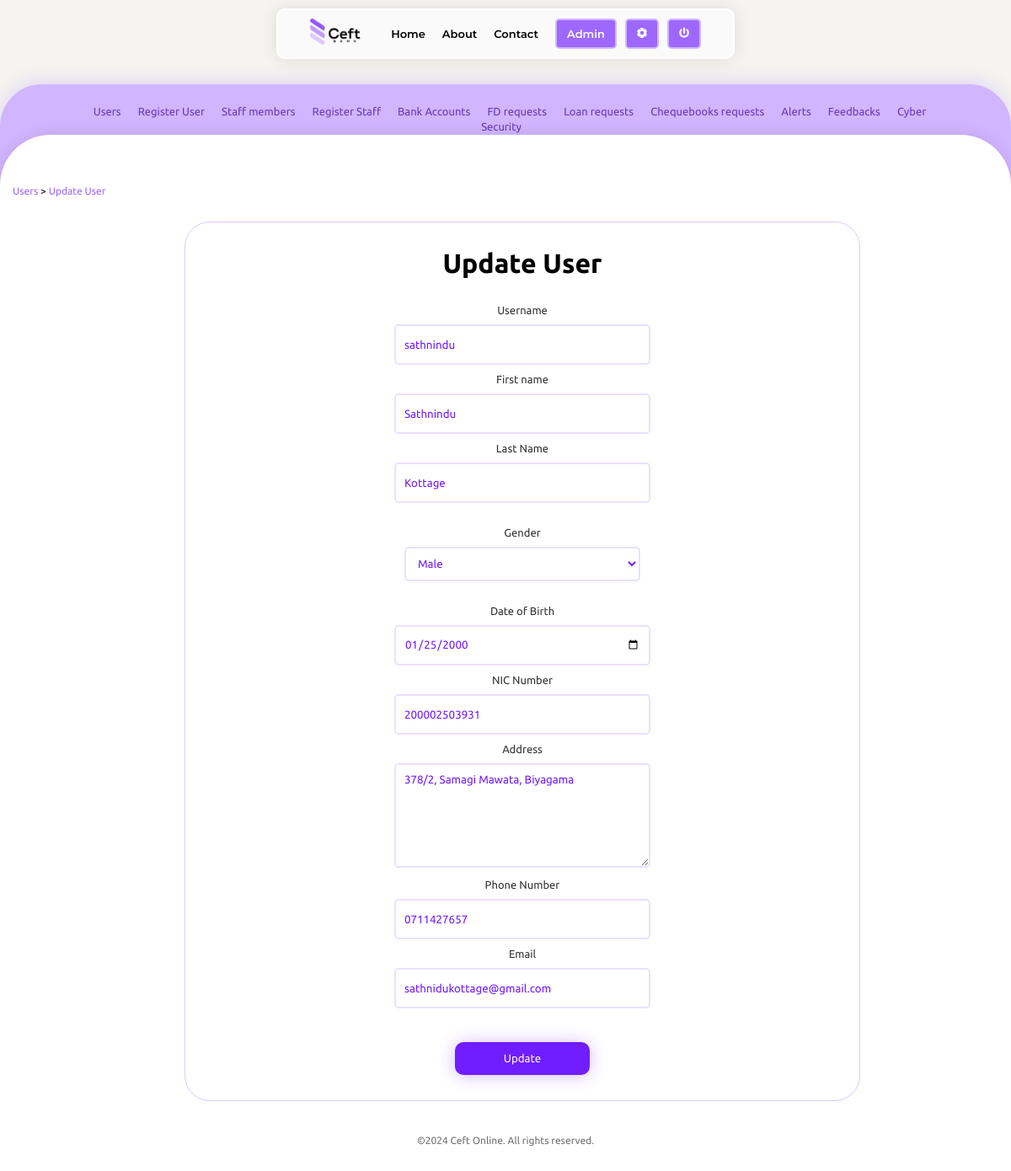
Screenshot of /admin/update_user.php?uid=32 (signed in) with the database file from the repository.
### tables this page shows
CREATE TABLE `user` (
  `uid` int(11) NOT NULL,
  `username` varchar(50) NOT NULL,
  `password` varchar(200) NOT NULL,
  `fname` varchar(50) NOT NULL,
  `lname` varchar(50) NOT NULL,
  `nic` varchar(12) NOT NULL,
  `gender` varchar(6) NOT NULL,
  `dob` date NOT NULL,
  `address` varchar(100) NOT NULL,
  `phone` varchar(10) NOT NULL,
  `email` varchar(50) NOT NULL,
  `role` varchar(10) NOT NULL,
  `join_date` datetime NOT NULL DEFAULT CURRENT_TIMESTAMP
);

### admin/update_user.php (the view, shortened to what this page needs)
<?php
$uid = filter_var($_GET['uid'], FILTER_SANITIZE_NUMBER_INT);
include_once('../backend/connection.php');
$query = "SELECT uid, username, fname, lname, nic, gender, dob, address, phone, email FROM user WHERE uid = '$uid' AND role = 'customer' LIMIT 1";
$result = mysqli_query($conn, $query);
$row = mysqli_fetch_assoc($result);
?>
<!DOCTYPE html>
<html lang="en">
<head>
    <link rel="stylesheet" href="../css/style.css">
</head>
<body class="dashboard-body">
<?php include './layouts/navbar.php' ?>
<?php include './layouts/admin_secondary_nav.php' ?>
<div class="dashboard-board">
    <div class="container breadcrumb">
        <a href="./user.php">Users</a>
        <span>></span>
        <a href="./update_user.php?uid=<?php echo $uid; ?>">Update User</a>
    </div>
    <div class="dash-container container-mid">
        <div class="contact-form" id="dash1">
            <div class="login-main-side container-mid login-grid-1" style="padding: 20px 30px;">
                <h1 style="margin: 10px 0;">Update User</h1>
            </div>
            <form action="../backend/admin/user/update.php" method="post">
                <label class="form-label" for="gender">Username</label>
                <input value="<?php echo $row['username'] ?>" class="login-input" type="text" id="username" name="username" placeholder="Username"
                       required><br>
                <label class="form-label" for="gender">First name</label>
                <input value="<?php echo $row['fname'] ?>" class="login-input" type="text" id="fname" name="fname" placeholder="First Name" required><br>
                <label class="form-label" for="gender">Last Name</label>
                <input value="<?php echo $row['lname'] ?>" class="login-input" type="text" id="lname" name="lname" placeholder="Last Name" required>
                <br><br>
                <label class="form-label" for="gender">Gender</label>
                <select class="login-input" name="gender" id="gender" style="height: inherit;">
                    <option <?php if ($row['gender'] == 'Male') {echo 'selected';} ?> value="Male">Male</option>
                </select>
                <br><br>
                <div id="dob" name="dob">
                    <label class="form-label" for="dob">Date of Birth</label>
                    <input value="<?php echo $row['dob'] ?>" class="login-input" type="date" id="dob" name="dob" required>
                </div>
                <label class="form-label" for="gender">NIC Number</label>
                <input value="<?php echo $row['nic'] ?>" class="login-input" placeholder="NIC Number" type="text" id="nic" name="nic"
                       pattern="[0-9]{9}[Vv]||[0-9]{12}" required><br>
                <label class="form-label" for="gender">Address</label>
                <textarea class="login-input" placeholder="Address" id="address" name="address" row="5" cols="60"
                          required><?php echo $row['address'] ?></textarea><br>
                <label class="form-label" for="gender">Phone Number</label>
                <input value="<?php echo $row['phone'] ?>" class="login-input" type="tel" id="phone" name="phone" placeholder="Telephone Number"
                       pattern="[0-9]{10}" required><br>
                <label class="form-label" for="gender">Email</label>
                <input value="<?php echo $row['email'] ?>" class="login-input" type="email" id="email" name="email" placeholder="Email" required><br>
                <button class="dark-bg-button" style="margin-top: 30px; margin-bottom: 30px; width: 160px;"
                        type="submit">
                    Update
                </button>
            </form>
        </div>
    </div>
    <p class="legal-footer" style="background-color: transparent; color: #707070; padding: 20px 0 30px;">
        ©<span id="year"></span> Ceft Online. All rights reserved.
    </p>
</div>
</body>
</html>

### css/style.css (style rules this page uses)
* { font-family: 'Ubuntu', sans-serif; font-weight: 400; }
body { margin: 0; overflow-x: hidden; }
input::placeholder, textarea::placeholder { color: #a06aff; }
a { text-decoration: none!important; }
.dark-bg-button { background-color: #701dff; color: #f8f3ff; border: 2px solid #701dff; box-shadow: 0 1px 20px rgba(112, 29, 255, 0.3); border-radius: 10px; padding: 10px 20px; transition-duration: .3s; }
h1 { font-weight: 700; }
.container { width: 100%; max-width: 1200px; margin: 0 auto; padding: 0 15px; }
.container-mid { display: flex; flex-direction: column; justify-content: center; align-items: center; text-align: center; }
.legal-footer { background-color: #bf9bfe; margin: 0; color: #fff; font-size: 12px; padding: 0 0 20px; width: 100%; text-align: center; }
.contact-form textarea { height: 100px; }
.login-main-side { padding: 30px 0; }
.login-input { color: #701dff; height: 24px; background-color: #fff; width: 280px; max-width: 90%; border: 2px solid #ebe0ff; border-radius: 5px; padding: 10px; margin-bottom: 10px; outline: none; transition-duration: .3s; }
.dashboard-body { background-color: #f5f4f0; }
.dashboard-board { position: absolute; width: 100%; margin-top: 160px; padding: 60px 0 0; background-color: rgb(255, 255, 255); border-top-left-radius: 60px; border-top-right-radius: 60px; box-shadow: 0 1px 20px rgba(0, 0, 0, 0.1); }
.dash-container { width: 100%; margin: 20px; display: flex; flex-direction: column; justify-content: center; }
#dash1 { background-color: #fff; border: 1px solid #dcc9ff; border-radius: 30px; width: 800px; }
.form-label { display: block; font-size: 13px; padding-bottom: 10px; color: #343434; }
.breadcrumb { font-size: 12px; margin-bottom: 30px; }
.breadcrumb a { color: #9e68ff; }

### rows the page displays
user: username "sathnindu", fname "Sathnindu", lname "Kottage", gender "Male", dob "01/25/2000", nic "200002503931", address "378/2, Samagi Mawata, Biyagama", phone "0711427657", email "sathnidukottage@gmail.com"

### other values shown
$_SESSION['fname'] "Admin"
